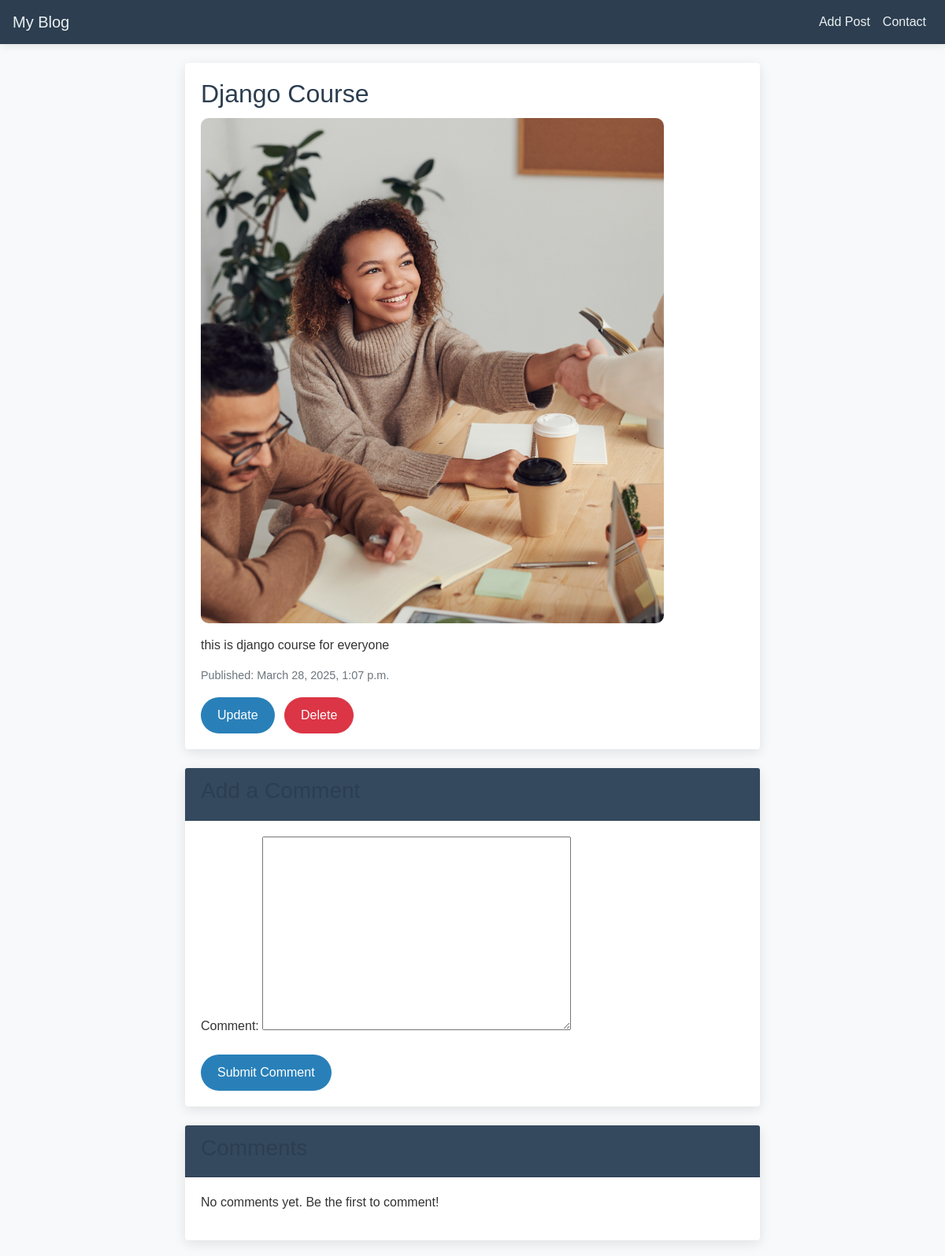
Screenshot of /post_detail/django-course with the database file from the repository.
### post/models.py (models this page shows, shortened)
class Post(models.Model):
    title = models.CharField(max_length=50)
    content = models.TextField(max_length=200)
    created_at = models.DateTimeField(auto_now_add=True)
    image = models.ImageField(upload_to='post-image/' , null=True , blank=True)
    active = models.BooleanField(default=False)
    slug = models.SlugField(blank=True , null=True)
    class Meta:
        verbose_name = 'Post'
        verbose_name_plural = 'Posts'

### post/views.py (the view, shortened to what this page needs)
# urls.py: path('post_detail/<str:slug>' , views.PostDetail.as_view() , name='post_detail'),
class PostDetail(DetailView):
    model = Post ## in template [object_list , post_list]
    def get_context_data(self , **kwargs):
        context = super().get_context_data(**kwargs)
        context['comment_form'] = CommentForm()
        context['comments'] = CommentPost.objects.filter(post=self.object) # self.object is the post object
        return context

### post/forms.py
class CommentForm(forms.ModelForm):
    class Meta:
        model = CommentPost
        fields = ['comment'] # add comment to the post

### post/templates/post/post_detail.html (shortened to what this page needs)
{% extends 'base.html' %}
{% block content %}
    <div class="row justify-content-center">
        <div class="col-md-8">
            <div class="card mb-4">
                <div class="card-body">
                    <h2 class="card-title">{{ post.title }}</h2>
                    {% if post.image %}
                        <img src="{{ post.image.url }}" class="img-fluid mb-3" alt="{{ post.title }}">
                    {% endif %}
                    <p class="card-text">{{ post.content }}</p>
                    <p class="text-muted">Published: {{ post.created_at }}</p>
                    <a href="{% url 'post:update_post' post.slug %}" class="btn btn-custom mr-2">Update</a>
                    <a href="{% url 'post:delete_post' post.slug %}" class="btn btn-danger">Delete</a>
                </div>
            </div>
            <div class="card mb-4">
                <div class="card-header">
                    <h3>Add a Comment</h3>
                </div>
                <div class="card-body">
                    <form action="" method="post">
                        {{ comment_form.as_p }}
                        <input type="submit" value="Submit Comment" class="btn btn-custom">
                    </form>
                </div>
            </div>
            <div class="card">
                <div class="card-header">
                    <h3>Comments</h3>
                </div>
                <div class="card-body">
                    {% for comment in comments %}
                        <div class="border-bottom pb-2 mb-2">
                            <p>{{ comment.comment }}</p>
                            <small class="text-muted">Posted on: {{ comment.created_at }}</small>
                        </div>
                    {% empty %}
                        <p>No comments yet. Be the first to comment!</p>
                    {% endfor %}
                </div>
            </div>
        </div>
    </div>
{% endblock %}

### static/css/style.css (style rules this page uses)
body { font-family: 'Arial', sans-serif; background-color: #f8f9fa; color: #333; }
.btn-custom { background-color: #2980b9; color: white; border-radius: 25px; padding: 10px 20px; transition: all 0.3s ease; }
.btn-danger { border-radius: 25px; padding: 10px 20px; }
.card { border: none; box-shadow: 0 4px 15px rgba(0, 0, 0, 0.1); transition: transform 0.3s ease; margin-bottom: 20px; }
.card-header { background-color: #34495e; color: white; }
.card-body { padding: 20px; }
.img-fluid { border-radius: 10px; }
h1, h2, h3 { color: #2c3e50; }
.text-muted { font-size: 0.9em; }

### rows the page displays
Post: title "Django Course", image (picture), content "this is django course for everyone", created_at "March 28, 2025, 1:07 p.m."
